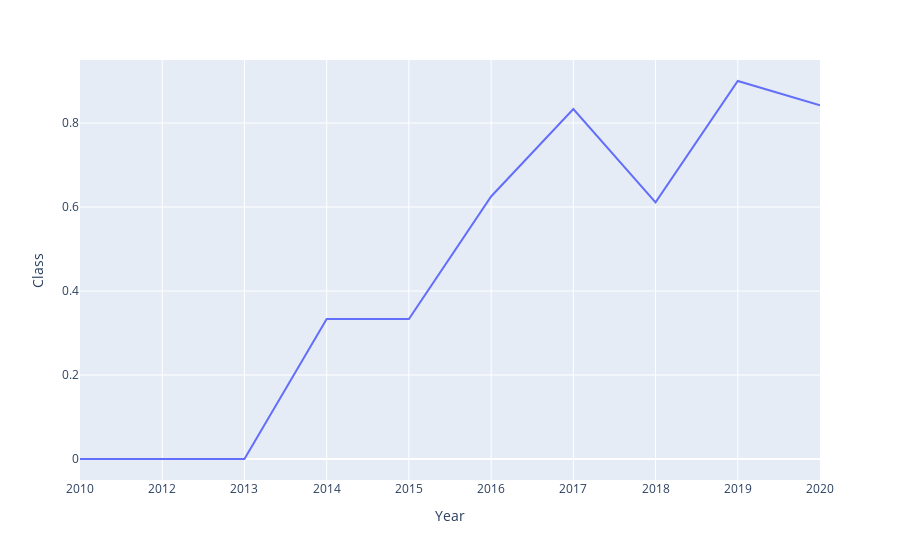

The notebook cell this image was saved under:
### Code cell
# Plot a line chart with x axis to be the extracted year and y axis to be the success rate
# I already applied the function to df
df = df.astype({"Class" : "int"})
SuccessRate = df.groupby("Year")["Class"].mean().reset_index()
fig6 = px.line(SuccessRate , x = "Year" , y = "Class" )
fig6

### Figure 1 — Plotly figure (JSON) as saved in the notebook; plotly's stock layout.template omitted (floating-point values rounded to 4 significant figures)
{"data": [{"hovertemplate": "Year=%{x}<br>Class=%{y}<extra></extra>", "legendgroup": "", "line": {"color": "#636efa", "dash": "solid"}, "marker": {"symbol": "circle"}, "mode": "lines", "name": "", "orientation": "v", "showlegend": false, "type": "scatter", "x": ["2010", "2012", "2013", "2014", "2015", "2016", "2017", "2018", "2019", "2020"], "xaxis": "x", "y": [0, 0, 0, 0.3333, 0.3333, 0.625, 0.8333, 0.6111, 0.9, 0.8421], "yaxis": "y"}], "layout": {"autosize": true, "legend": {"tracegroupgap": 0}, "margin": {"t": 60}, "xaxis": {"anchor": "y", "autorange": true, "domain": [0, 1], "range": [0, 9], "title": {"text": "Year"}, "type": "category"}, "yaxis": {"anchor": "x", "autorange": true, "domain": [0, 1], "range": [-0.05, 0.95], "title": {"text": "Class"}, "type": "linear"}}}
